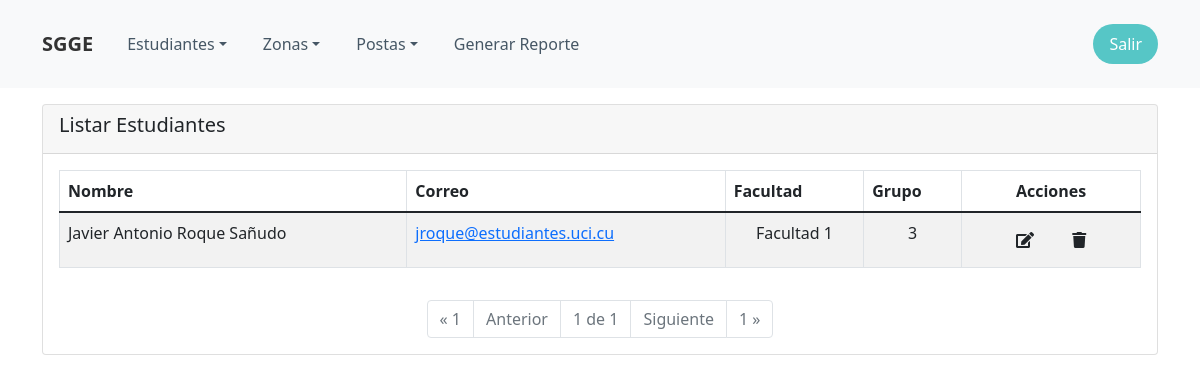
Page /listar_estudiantes (signed in) on the earlier database version.
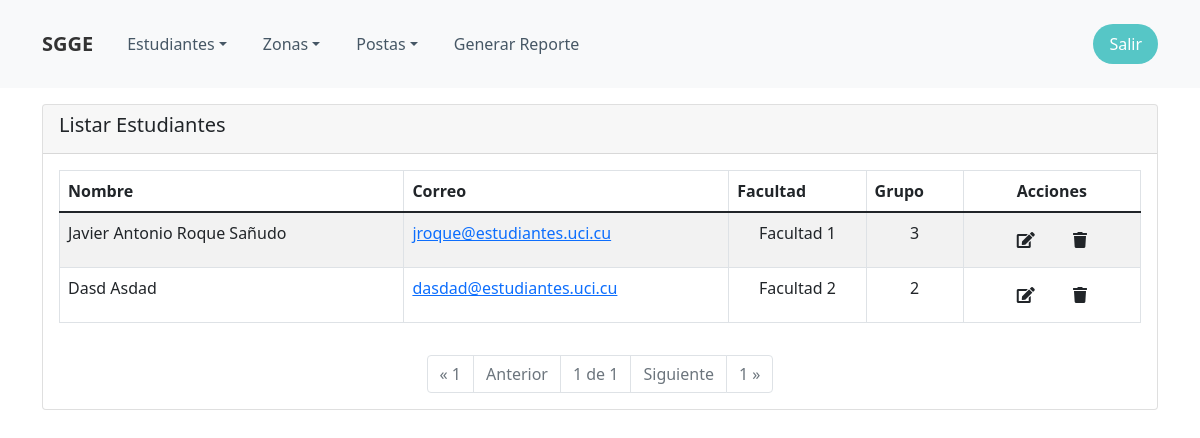
Same page on the later database version.
### App/Estudiante/models.py (models this page shows)
class Estudiante(User):
    facultad = models.IntegerField(choices=FAC_CHOICES)
    grupo = models.IntegerField(choices=GROUP_CHOICES)
    cambiar_pass = models.BooleanField(default=False)

### App/Estudiante/views.py (the view)
# urls.py: path('listar_estudiantes', listar_estudiantes, name='listar_Estudiantes'),
@login_required
@group_required('Admin', 'Moderador')
def listar_estudiantes(request):
    estudiantes = Estudiante.objects.all()
    paginator = Paginator(estudiantes, 5)
    page_number = request.GET.get('page')
    page_obj = paginator.get_page(page_number)
    context = {
        'estudiantes': estudiantes,
        'page_obj': page_obj,
    }
    return render(request, 'listar.html', context)

### App/Seguridad/decorador.py (called while the page is built)
def group_required(*group_names):
    def check(user):
        if user.groups.filter(name__in=group_names).exists() | user.is_superuser:
            return True
        else:
            raise PermissionDenied(HttpResponseForbidden)
    return user_passes_test(check)

### templates/listar.html (shortened to what this page needs)
{% extends 'index.html' %}
{% block body %}
    <div class="container mt-3">
        <div class="card">
            <div class="card-header">
                <h5>Listar Estudiantes</h5>
            </div>
            <div class="card-body">
                {% if not page_obj %}
                    <p>No hay registros</p>
                {% else %}
                    <div class="table-responsive ">
                        <table class="table table-striped table-bordered">
                            <thead>
                            <tr>
                                <th>Nombre</th>
                                <th>Correo</th>
                                <th>Facultad</th>
                                <th>Grupo</th>
                                <th class="text-center">Acciones</th>
                            </tr>
                            </thead>
                            <tbody>
                            {% for e in page_obj %}
                                <tr>
                                    <td>{{ e.get_full_name }}
                                    </td>
                                    <td>
                                        <a href="mailto:{{ e.email }}">{{ e.email }}</a>
                                    </td>
                                    <td class="text-center">Facultad {{ e.facultad }}</td>
                                    <td class="text-center">{{ e.grupo }}</td>
                                    <td class="text-center">
                                        <a class="mx-1 btn" href="{% url 'edit_estudiante' e.id %}"><i class="fa fa-edit"></i></a>
                                        <a class="mx-1 btn borrar" onclick="eliminar_estudiante({{ e.id }})"><i
                                                class="fa fa-trash"></i></a>
                                    </td>
                                </tr>
                            {% endfor %}
                            </tbody>
                        </table>
                    </div>
                    </div>
                    <nav aria-label="Page navigation example">
                        <ul class="pagination justify-content-center">
                            {% if not page_obj.has_previous %}
                                <li class="page-item disabled"><a class="page-link " disabled href="?page=1">&laquo;
                                    1</a></li>
                                <li class="page-item disabled"><a class="page-link">Anterior</a></li>
                            {% endif %}
                            <li class="page-item disabled"><a class="page-link disabled">{{ page_obj.number }}
                                de {{ page_obj.paginator.num_pages }}</a></li>
                            {% if not page_obj.has_next %}
                                <li class="page-item disabled"><a class="page-link">Siguiente</a></li>
                                <li class="page-item disabled"><a class="page-link"
                                                                  href="?page={{ page_obj.paginator.num_pages }}">{{ page_obj.paginator.num_pages }}
                                    &raquo;</a></li>
                            {% endif %}
                        </ul>
                    </nav>
                {% endif %}
        </div>
    </div>
{% endblock body %}

Differences in the rows shown:
added Estudiante: get_full_name "Dasd Asdad", email "dasdad@estudiantes.uci.cu", facultad "2", grupo "2"
